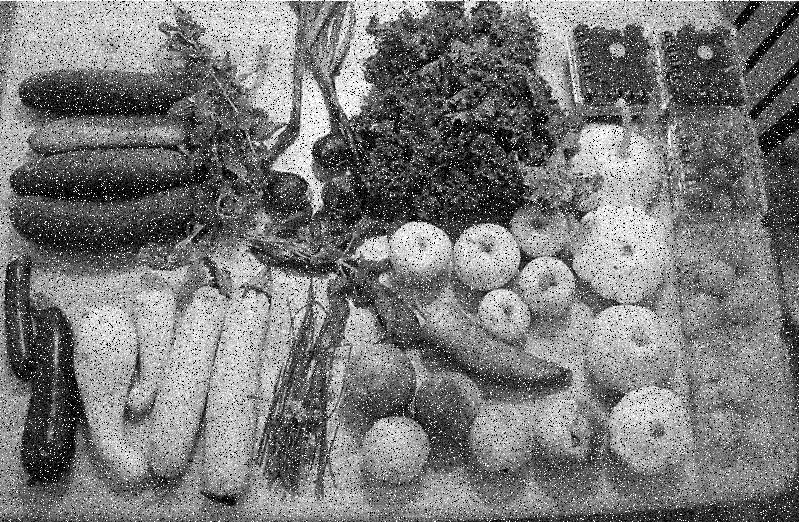
#> input picture q3/broken.jpg, 799 x 522 px
$ python main.py   (older library calls are emulated)
#> lines starting #> are read from the running program, lines starting #| are printed output that depends on the picture
import os

import cv2
from matplotlib import pyplot as plt
from scipy.ndimage import uniform_filter, gaussian_filter
from skimage import io, util, color, filters
import numpy as np


def display_Result_SideBySide(original, result, title):
    # Ensure images have the same dimensions
    height = min(original.shape[0], result.shape[0])
    width = min(original.shape[1], result.shape[1])

    # Resize images to the same dimensions
    original_resized = cv2.resize(original, (width, height))
    result_resized = cv2.resize(result, (width, height))

    # Convert images to the same data type
    original_resized = cv2.cvtColor(original_resized, cv2.COLOR_BGR2RGB)
    result_resized = cv2.cvtColor(result_resized, cv2.COLOR_BGR2RGB)

    # Concatenate images side by side
    side_by_side = np.hstack((original_resized, result_resized))

    # Display the concatenated image
    plt.figure(figsize=(10, 5))
    plt.imshow(side_by_side)
    plt.title(title)
    plt.axis('off')
    plt.show()

# [5 lines of commented-out code are left out]


# [4 lines left out: function unsharp_mask, not called in this run]


def histogramEqualization(image):
    equalized_image = cv2.equalizeHist(image)
    return equalized_image


# [24 lines left out: functions gammaCorrection, apply_gaussian_blur, remove_Gaussian_noise, not called in this run]


def bilateral_smoothing(image, d=4, sigmaColor=100, sigmaSpace=100):
    smoothed_image = cv2.bilateralFilter(image, d, sigmaColor, sigmaSpace)
    return smoothed_image


# [15 lines left out: function edge_enhancement, not called in this run]


def mean_filter(image, kernel_size):
    # Create a mean filter kernel
    kernel = np.ones((kernel_size, kernel_size), dtype=np.float32) / (kernel_size * kernel_size)

    # Apply convolution using OpenCV's filter2D function
    filtered_image = cv2.filter2D(image, -1, kernel)

    return filtered_image


# Apply mean filter to remove noise
def mean_filter_b(image):
    # Load the noisy images
    noisy_images = np.load(os.path.join('noised_images.npy'))
    # Calculate the average across all images to get the cleaned image
    cleaned_image = np.mean(noisy_images, axis=0)
    # Convert to uint8 data type
    cleaned_image = np.uint8(cleaned_image)
    # Save the cleaned image
    #cv2.imwrite(os.path.join('fixed_image_b.jpg'), cleaned_image)
    return cleaned_image


if __name__ == '__main__':
    # load the image 'broken'
    noisedVegetables = cv2.imread('broken.jpg')
#> noisedVegetables is the input picture: shape (522, 799, 3); min 0, max 255, mean 121.2

    remove_salt_and_pepper = filters.median(noisedVegetables)
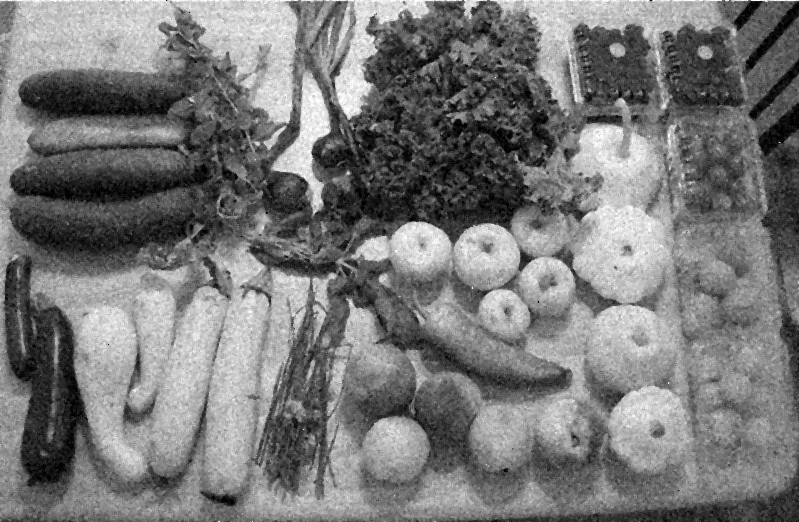
#> remove_salt_and_pepper: shape (522, 799, 3); min 0, max 255, mean 120.5
    display_Result_SideBySide(noisedVegetables, remove_salt_and_pepper,'with VS without salt_and_pepper')
#> in display_Result_SideBySide, `side_by_side = np.hstack((original_resized, result_resized))`:
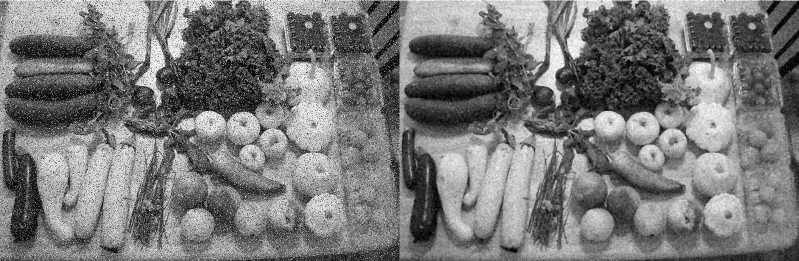
#> side_by_side: shape (522, 1598, 3) (shown at 1/2 size); min 0, max 255, mean 120.9

    # Apply mean filter to remove noise
    kernel_size = 3 # Adjust the kernel size as needed
    mean_filtered_image = mean_filter(remove_salt_and_pepper, kernel_size)
    # mean_filtered_image = uniform_filter(remove_salt_and_pepper, size=kernel_size)
    display_Result_SideBySide(remove_salt_and_pepper, mean_filtered_image, 'before & after mean filter')
#> call 2 of display_Result_SideBySide, with title = 'before & after mean filter'
#> in display_Result_SideBySide (call 2), `side_by_side = np.hstack((original_resized, result_resized))`:
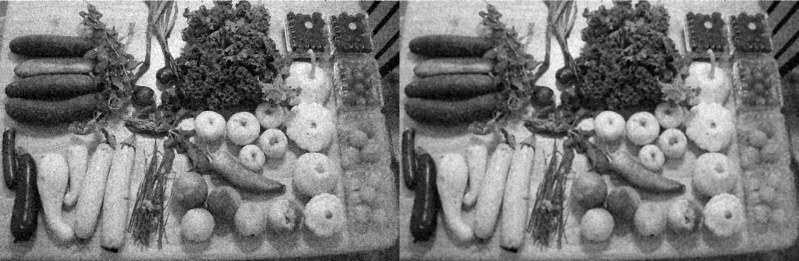
#> side_by_side: shape (522, 1598, 3) (shown at 1/2 size); min 0, max 255, mean 120.5

    # Apply bilateral smoothing
    smoothed_image = bilateral_smoothing(mean_filtered_image)
    display_Result_SideBySide(mean_filtered_image, smoothed_image, 'mean_filtered_image VS smoothed image')

    cv2.imwrite(os.path.join('fixed_image.jpg'), smoothed_image)

    # Apply mean filter to remove noise - section b
#> (the run stopped early here; a loop or call above may not have finished)
